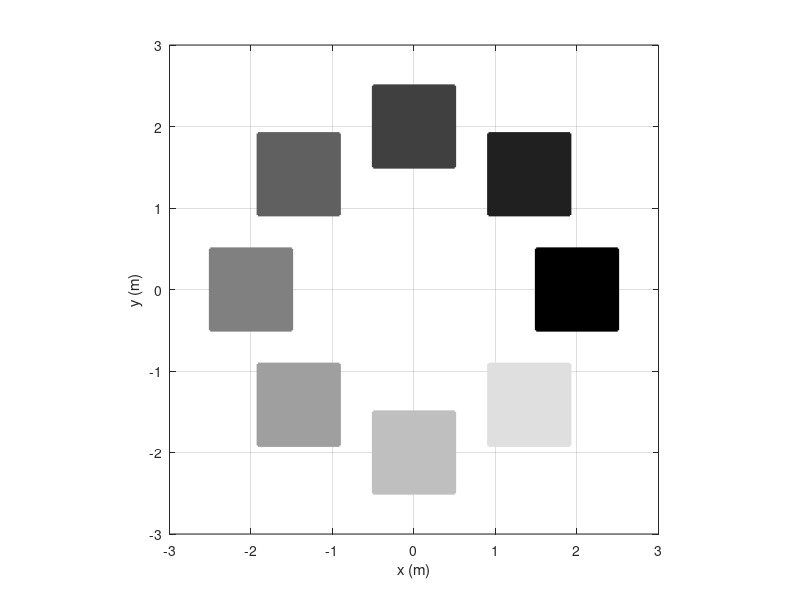

This chart was generated by the following MATLAB code:
% squarecircle.m
% makes a plot of eight squares arranged in a circle

clear variables; close all; clc;

unitSquare = 0.5 * [ -1 1 1 -1 -1;
                     -1 -1 1 1 -1];

for i = 1:8
    % angle at which to place square, i - 1 to ensure it starts at 0
    theta = (i - 1) * 2 * pi / 8; 
    
    % 2 is the length of vector r. the two values are components of vector
    r = 2 * [cos(theta); sin(theta)]; 

    % create new square center at end of vector r
    newSquare = unitSquare + r;

    %fill and edge color of square. [1 1 1] - white. [0 0 0] - black
    % rgb color vector is multiplied by (i -1)/8
    col = (i - 1) * [ 1 1 1] / 8;

    fill(newSquare(1, :), newSquare(2, :), col, 'EdgeColor', col, 'LineWidth', 2);
    hold on
end

xlabel('x (m)'); xlim([-3 3])
ylabel('y (m)'); ylim([-3 3])
grid on
axis equal